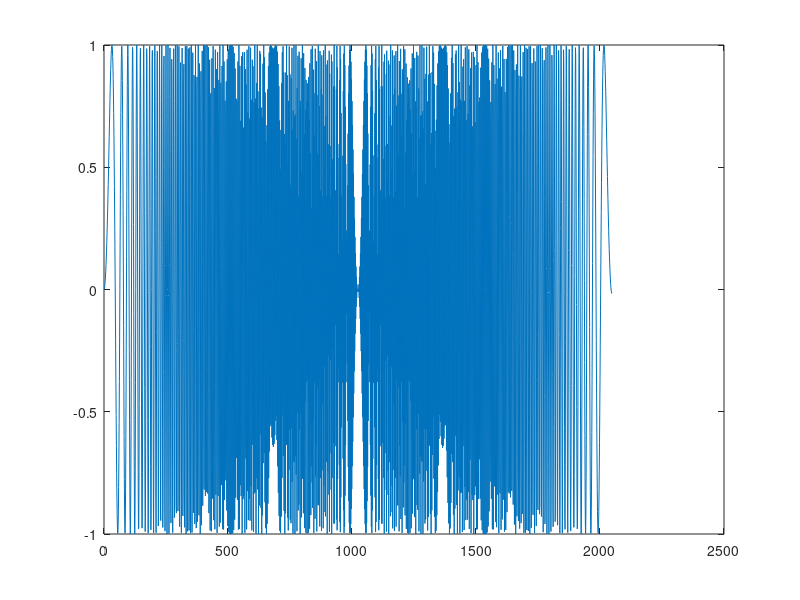

The MATLAB script that drew this image: (Note: this script raises an error after producing the figure.)
close all
clearvars


Fs = 48828.125;
nfft = 2^11

a = Fs/2/nfft


f = linspace(0,round(Fs/2),nfft);
f = ones(1,nfft);
f = cumsum(f);
f = f./nfft*round(Fs/2);
t = 1:nfft;
t = t/Fs;
y = sin(2*pi*f.*t);
% y = repmat(y,1,20);

figure(1)
plot(y)
hold on

whos y
% soundsc(y,Fs)

[f,a,p] = getpower(y,Fs);

p = unwrap(p);
p = p-p(1);
figure(2)
subplot(121)
plot(f,a)
verline(Fs/2);
hold on

subplot(122)
plot(f,p)
hold on

Magnitude = ones(nfft/2,1);
Nbin       = length(Magnitude);
TotalPower = sum(Magnitude.^2)
NormFactor = 1.0/TotalPower;
TwoPi      = 2*pi;
Phi        = 0.0;
Power      = 0.0;
Spectrum   = zeros (1, Nbin);
for j=1:Nbin
	Spectrum(j) = Magnitude(j) * exp (1i*Phi);
	Power = Power + NormFactor*Magnitude(j).^2;
	Phi   = Phi - TwoPi*Power;
	P(j) = Phi;
end



Spectrum = [Spectrum -conj([Spectrum(1) Spectrum((Nbin):-1:2)])];
Signal   = imag(ifft(Spectrum));
whos Signal
Signal = Signal/max(Signal);
figure(1)
plot(Signal)


% soundsc(Signal,Fs)

[f,a,p] = getpower(Signal,Fs);

p = unwrap(p);
p = p-p(1);
figure(2)
subplot(121)
plot(f,a)
verline(Fs/2);

subplot(122)
plot(f,p)

